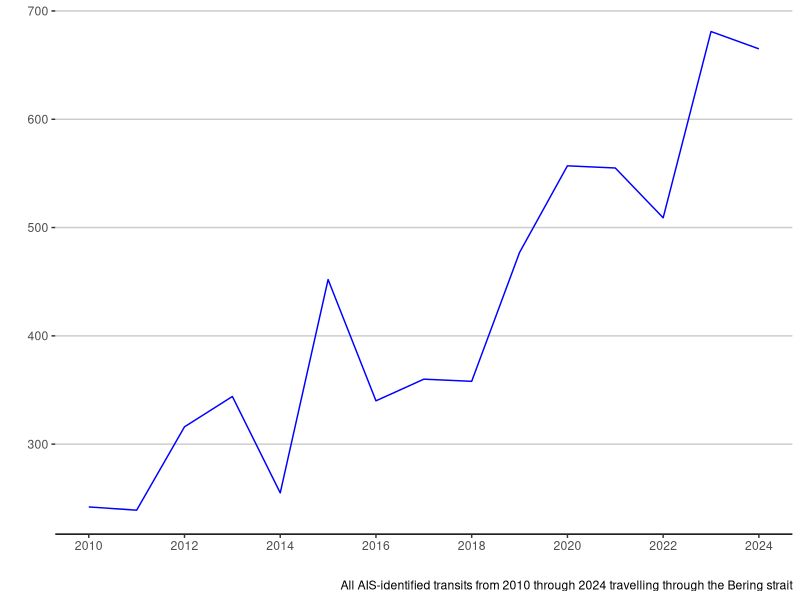

Recreate this plot in R.
## ---- chunk 1
library(tidyverse)

#| fig-caption: "All AIS-identified transits from 2010 through 2024 travelling through the Bering strait"
years<-2010:2024
AIS<-c(242, 239, 316, 344, 255, 452, 340, 360, 358, 477, 557, 555, 509, 681, 665)
bering_passages <- data.frame(year = years, passages = AIS)

bering_passages |>
  ggplot(aes( x = year, y = passages)) +
  geom_line(colour="blue") +
  scale_x_continuous(breaks=seq(2010, 2024, 2)) +
  labs(x= "",
       y = "",
       caption = "All AIS-identified transits from 2010 through 2024 travelling through the Bering strait") +
  theme_classic() +
  theme(axis.line.y = element_blank()) +
  theme(panel.grid.major.y = element_line(color = "grey80",
                                          size = 0.5))
